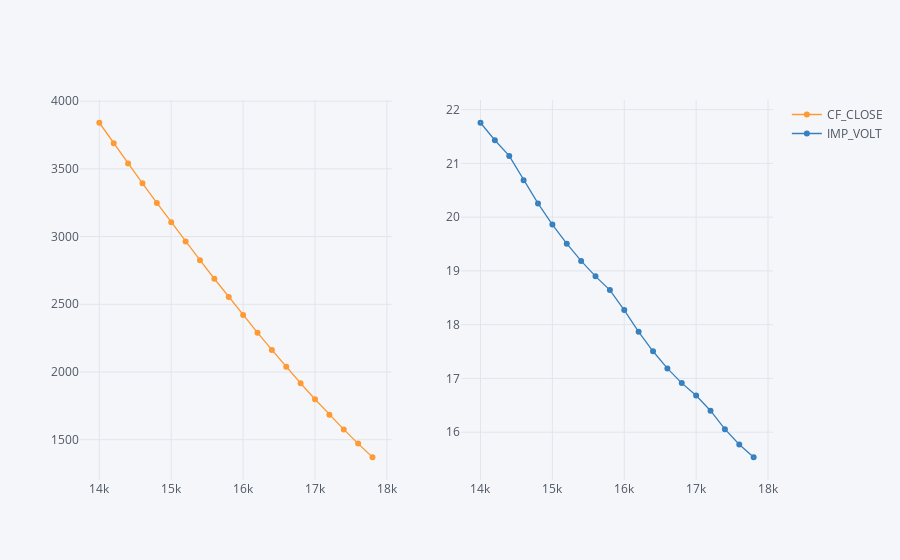

Notebook cell for this chart:
### Code cell
calls.set_index('STRIKE_PRC')[['CF_CLOSE', 'IMP_VOLT']].iplot(subplots=True,
                                                             mode='lines+markers',
                                                            symbol='circle-dot', size=6)

### Figure 1 — Plotly figure (JSON) as saved in the notebook; plotly's stock layout.template omitted (floating-point values rounded to 4 significant figures)
{"data": [{"line": {"color": "rgba(255, 153, 51, 1.0)", "dash": "solid", "shape": "linear", "width": 1.3}, "marker": {"size": 6, "symbol": "circle-dot"}, "mode": "lines+markers", "name": "CF_CLOSE", "text": "", "type": "scatter", "x": [14000, 14200, 14400, 14600, 14800, 15000, 15200, 15400, 15600, 15800, 16000, 16200, 16400, 16600, 16800, 17000, 17200, 17400, 17600, 17800], "xaxis": "x", "y": [3840.0, 3689.0, 3540.0, 3393.0, 3248.0, 3105.0, 2964.0, 2825.0, 2689.0, 2554.0, 2421.0, 2291.0, 2163.0, 2038.0, 1917.0, 1799.0, 1685.0, 1576.0, 1472.0, 1371.0], "yaxis": "y"}, {"line": {"color": "rgba(55, 128, 191, 1.0)", "dash": "solid", "shape": "linear", "width": 1.3}, "marker": {"size": 6, "symbol": "circle-dot"}, "mode": "lines+markers", "name": "IMP_VOLT", "text": "", "type": "scatter", "x": [14000, 14200, 14400, 14600, 14800, 15000, 15200, 15400, 15600, 15800, 16000, 16200, 16400, 16600, 16800, 17000, 17200, 17400, 17600, 17800], "xaxis": "x2", "y": [21.76, 21.43, 21.14, 20.69, 20.26, 19.86, 19.51, 19.19, 18.9, 18.64, 18.27, 17.87, 17.5, 17.19, 16.91, 16.68, 16.4, 16.06, 15.77, 15.53], "yaxis": "y2"}], "layout": {"legend": {"bgcolor": "#F5F6F9", "font": {"color": "#4D5663"}}, "paper_bgcolor": "#F5F6F9", "plot_bgcolor": "#F5F6F9", "title": {"font": {"color": "#4D5663"}}, "xaxis": {"anchor": "y", "domain": [0, 0.45], "gridcolor": "#E1E5ED", "showgrid": true, "tickfont": {"color": "#4D5663"}, "title": {"font": {"color": "#4D5663"}, "text": ""}, "zerolinecolor": "#E1E5ED"}, "xaxis2": {"anchor": "y2", "domain": [0.55, 1], "gridcolor": "#E1E5ED", "showgrid": true, "tickfont": {"color": "#4D5663"}, "title": {"font": {"color": "#4D5663"}, "text": ""}, "zerolinecolor": "#E1E5ED"}, "yaxis": {"anchor": "x", "domain": [0, 1], "gridcolor": "#E1E5ED", "showgrid": true, "tickfont": {"color": "#4D5663"}, "title": {"font": {"color": "#4D5663"}, "text": ""}, "zerolinecolor": "#E1E5ED"}, "yaxis2": {"anchor": "x2", "domain": [0, 1], "gridcolor": "#E1E5ED", "showgrid": true, "tickfont": {"color": "#4D5663"}, "title": {"font": {"color": "#4D5663"}, "text": ""}, "zerolinecolor": "#E1E5ED"}}}
